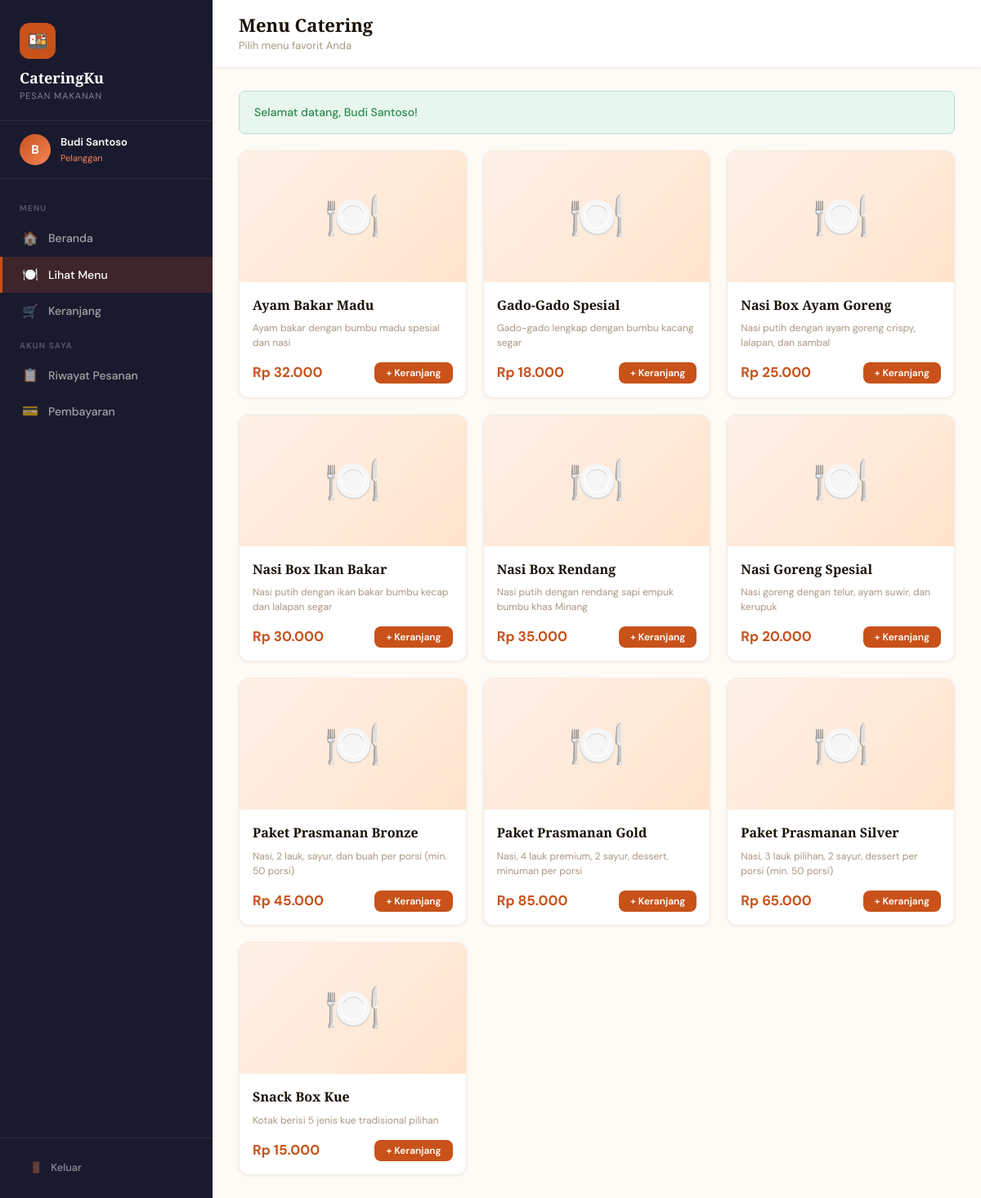
Page /pelanggan/menu.php (signed in) on the committed database.
### tables this page shows
CREATE TABLE IF NOT EXISTS menu (
    id_menu INT AUTO_INCREMENT PRIMARY KEY,
    nama_menu VARCHAR(150) NOT NULL,
    harga DECIMAL(10,2) NOT NULL,
    foto VARCHAR(255),
    deskripsi TEXT,
    status ENUM('tersedia', 'habis') DEFAULT 'tersedia',
    created_at TIMESTAMP DEFAULT CURRENT_TIMESTAMP
);

### includes/config.php (called while the page is built, shortened)
<?php
function formatRupiah($amount) {
    return 'Rp ' . number_format($amount, 0, ',', '.');
}
function getFlash() {
    if (isset($_SESSION['flash'])) {
        $flash = $_SESSION['flash'];
        return $flash;
    }
    return null;
}
?>

### pelanggan/menu.php (the view, shortened to what this page needs)
<?php
require_once '../includes/config.php';
$flash = getFlash();
$menus = $conn->query("SELECT * FROM menu ORDER BY status='tersedia' DESC, nama_menu ASC");
?>
<!DOCTYPE html>
<html lang="id">
<head>
    <link rel="stylesheet" href="../assets/css/style.css">
</head>
<body>
<div class="layout-wrapper">
    <?php include '../includes/sidebar_pelanggan.php'; ?>
    <main class="main-content">
        <div class="topbar">
            <div class="page-title">
                <h1>Menu Catering</h1>
                <p>Pilih menu favorit Anda</p>
            </div>
        </div>
        <div class="content-area">
            <?php if ($flash): ?>
            <div class="alert alert-<?= $flash['type'] ?>"><?= $flash['message'] ?></div>
            <?php endif; ?>
            <div class="menu-grid">
                <?php while ($m = $menus->fetch_assoc()): ?>
                <div class="menu-card">
                    <?php if ($m['foto']): ?>
                    <img src="<?= UPLOAD_URL . htmlspecialchars($m['foto']) ?>"
                         class="menu-card-img" style="display:block;" alt="<?= htmlspecialchars($m['nama_menu']) ?>">
                    <?php else: ?>
                    <div class="menu-card-img">🍽️</div>
                    <?php endif; ?>
                    <div class="menu-card-body">
                        <div class="menu-card-name"><?= htmlspecialchars($m['nama_menu']) ?></div>
                        <div class="menu-card-desc"><?= htmlspecialchars($m['deskripsi'] ?: 'Menu catering lezat pilihan') ?></div>
                        <div class="menu-card-footer">
                            <div class="menu-price"><?= formatRupiah($m['harga']) ?></div>
                            <?php if ($m['status'] === 'tersedia'): ?>
                            <form method="POST">
                                <button type="submit" class="btn btn-primary btn-sm">+ Keranjang</button>
                            </form>
                            <?php else: ?>
                            <span class="badge badge-habis">Habis</span>
                            <?php endif; ?>
                        </div>
                    </div>
                </div>
                <?php endwhile; ?>
            </div>
        </div>
    </main>
</div>
</body>
</html>

### assets/css/style.css (style rules this page uses)
:root { --primary: #C8521A; --primary-dark: #A03F12; --primary-light: #F4855A; --secondary: #1A1A2E; --accent: #F5C842; --accent-soft: #FFF3CC; --surface: #FEFAF6; --surface-2: #FFF8F0; --surface-card: #FFFFFF; --text-primary: #1A1208; --text-secondary: #6B5B45; --text-muted: #A89880; --border: #E8DDD0; --border-light: #F2EBE0; --success: #2D8A4E; --success-bg: #E8F7ED; --warning: #C87B00; --warning-bg: #FFF8E1; --danger: #C0392B; --danger-bg: #FDECEA; --info: #1A6B9A; --info-bg: #E8F4FD; --shadow-sm: 0 1px 4px rgba(26,18,8,0.06); --shadow: 0 4px 16px rgba(26,18,8,0.08); --shadow-lg: 0 12px 40px rgba(26,18,8,0.12); --radius: 12px; --radius-sm: 8px; --radius-lg: 20px; --transition: all 0.25s cubic-bezier(0.4, 0, 0.2, 1); }
* { margin: 0; padding: 0; box-sizing: border-box; }
body { font-family: 'DM Sans', sans-serif; background: var(--surface); color: var(--text-primary); line-height: 1.6; min-height: 100vh; }
h1, h2, h3, h4 { font-family: 'Playfair Display', serif; line-height: 1.3; }
.layout-wrapper { display: flex; min-height: 100vh; }
.main-content { margin-left: 260px; flex: 1; display: flex; flex-direction: column; min-height: 100vh; }
.topbar { background: var(--surface-card); border-bottom: 1px solid var(--border-light); padding: 16px 32px; display: flex; align-items: center; justify-content: space-between; position: sticky; top: 0; z-index: 50; box-shadow: var(--shadow-sm); }
.page-title h1 { font-size: 22px; font-weight: 700; color: var(--text-primary); }
.page-title p { font-size: 13px; color: var(--text-muted); margin-top: 1px; }
.content-area { padding: 28px 32px; flex: 1; }
.btn { display: inline-flex; align-items: center; justify-content: center; gap: 8px; padding: 10px 20px; border-radius: var(--radius-sm); font-size: 14px; font-weight: 600; cursor: pointer; border: none; transition: var(--transition); white-space: nowrap; line-height: 1; font-family: 'DM Sans', sans-serif; }
.btn-primary { background: var(--primary); color: #fff; }
.btn-sm { padding: 7px 14px; font-size: 12px; }
.alert { padding: 14px 18px; border-radius: var(--radius-sm); font-size: 14px; font-weight: 500; margin-bottom: 20px; display: flex; align-items: center; gap: 10px; border: 1px solid transparent; }
.alert-success { background: var(--success-bg); color: var(--success); border-color: #B8DFCA; }
.menu-grid { display: grid; grid-template-columns: repeat(auto-fill, minmax(240px, 1fr)); gap: 20px; }
.menu-card { background: var(--surface-card); border-radius: var(--radius); border: 1px solid var(--border-light); overflow: hidden; transition: var(--transition); box-shadow: var(--shadow-sm); }
.menu-card-img { width: 100%; height: 160px; object-fit: cover; background: linear-gradient(135deg, #FFF0E8, #FFE4CC); display: flex; align-items: center; justify-content: center; font-size: 56px; }
.menu-card-body { padding: 16px; }
.menu-card-name { font-family: 'Playfair Display', serif; font-size: 16px; font-weight: 600; color: var(--text-primary); margin-bottom: 6px; }
.menu-card-desc { font-size: 12px; color: var(--text-muted); margin-bottom: 14px; line-height: 1.5; }
.menu-card-footer { display: flex; align-items: center; justify-content: space-between; gap: 10px; }
.menu-price { font-size: 17px; font-weight: 700; color: var(--primary); }

### rows in the picture
menu: nama_menu "Ayam Bakar Madu", deskripsi "Ayam bakar dengan bumbu madu spesial dan nasi", harga "Rp 32.000"
menu: nama_menu "Gado-Gado Spesial", deskripsi "Gado-gado lengkap dengan bumbu kacang segar", harga "Rp 18.000"
menu: nama_menu "Nasi Box Ayam Goreng", deskripsi "Nasi putih dengan ayam goreng crispy, lalapan, dan sambal", harga "Rp 25.000"
menu: nama_menu "Nasi Box Ikan Bakar", deskripsi "Nasi putih dengan ikan bakar bumbu kecap dan lalapan segar", harga "Rp 30.000"
menu: nama_menu "Nasi Box Rendang", deskripsi "Nasi putih dengan rendang sapi empuk bumbu khas Minang", harga "Rp 35.000"
menu: nama_menu "Nasi Goreng Spesial", deskripsi "Nasi goreng dengan telur, ayam suwir, dan kerupuk", harga "Rp 20.000"
menu: nama_menu "Paket Prasmanan Bronze", deskripsi "Nasi, 2 lauk, sayur, dan buah per porsi (min. 50 porsi)", harga "Rp 45.000"
menu: nama_menu "Paket Prasmanan Gold", deskripsi "Nasi, 4 lauk premium, 2 sayur, dessert, minuman per porsi", harga "Rp 85.000"
menu: nama_menu "Paket Prasmanan Silver", deskripsi "Nasi, 3 lauk pilihan, 2 sayur, dessert per porsi (min. 50 porsi)", harga "Rp 65.000"
menu: nama_menu "Snack Box Kue", deskripsi "Kotak berisi 5 jenis kue tradisional pilihan", harga "Rp 15.000"

### other values in the picture
substr($_SESSION['nama'], 0, 1) "B"
$_SESSION['nama'] "Budi Santoso"
$flash['message'] "Selamat datang, Budi Santoso!"
